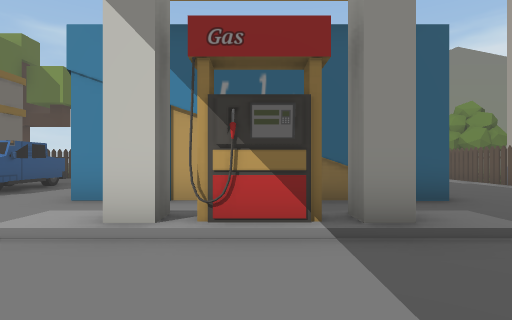
[1] (above)

22 first-person views from a walk through a 3-D level made in the Unity game engine. The camera is 1.4 m above the floor, looks level and sees 80° across. The floor is counted in squares, 2 m on a side. Each view is taken from the middle of a square. On the plan, view 1 faces up. The plan holds only what a view shows up to about 10 squares ahead; the rest is blank. The place goes on beyond the plan. The player character is not drawn.

[2]
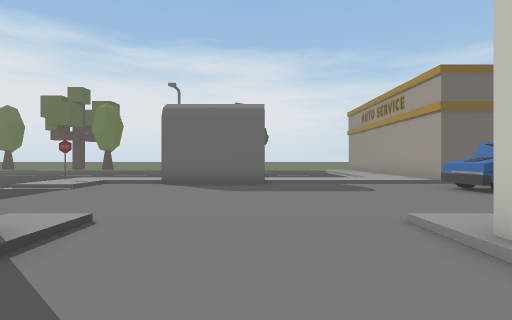

[3]
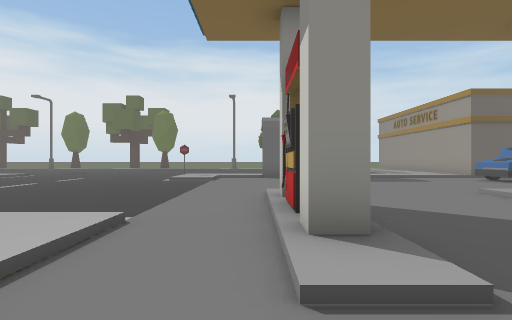

[4]
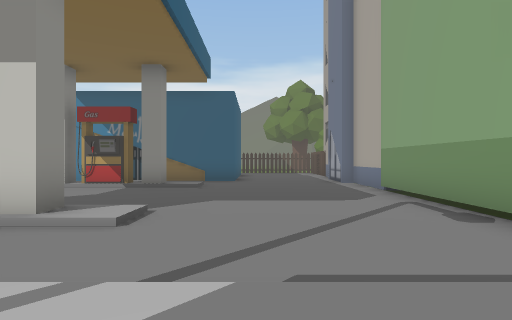

[5]
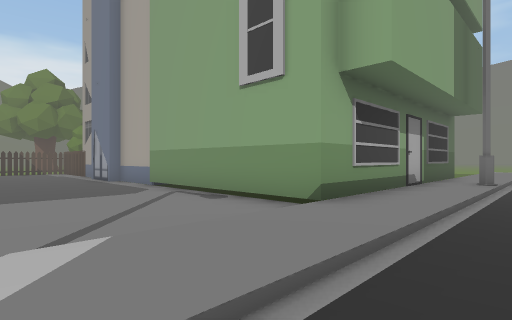

[6]
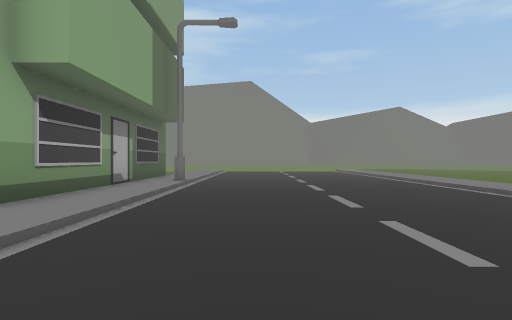

[7]
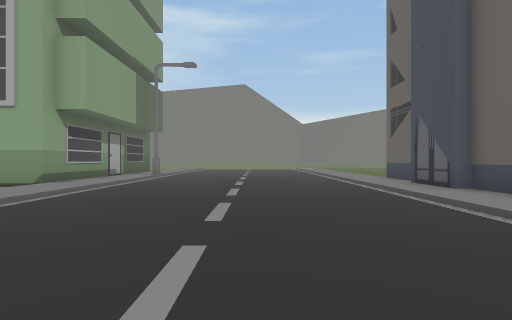

[8]
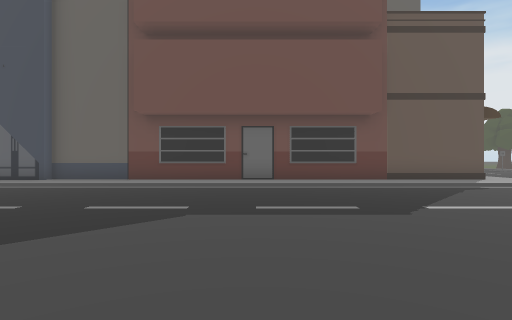

[9]
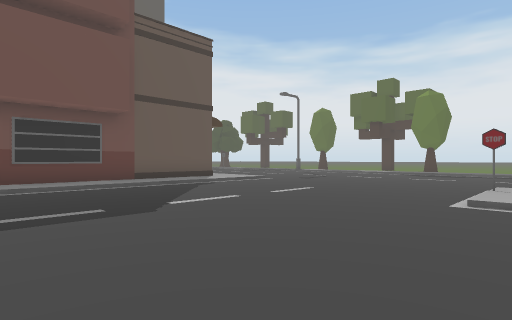

[10]
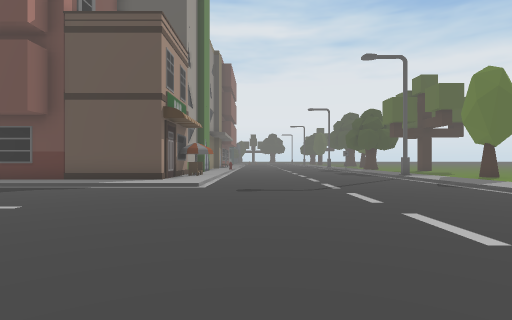

[11]
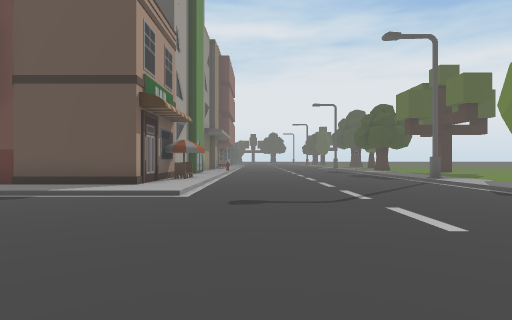

[12]
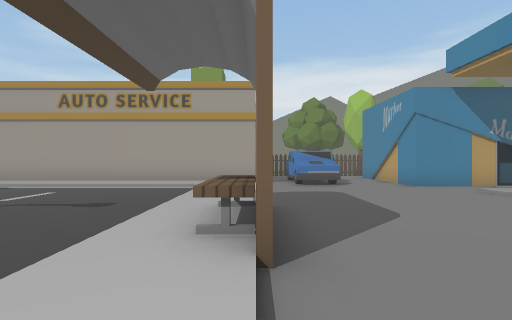

[13]
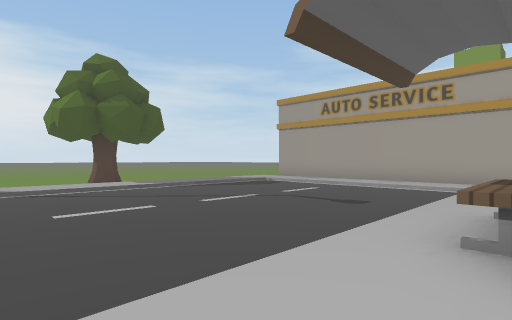

[14]
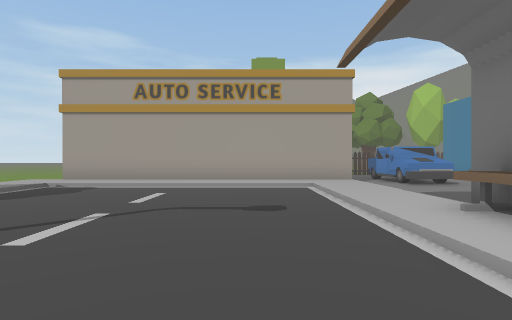

[15]
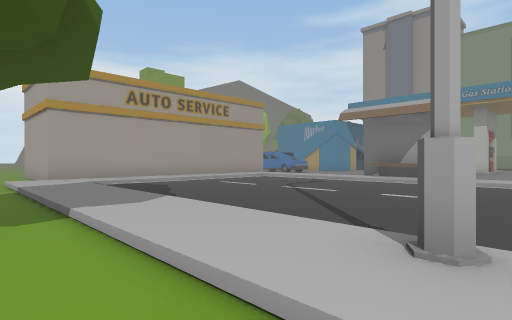

[16]
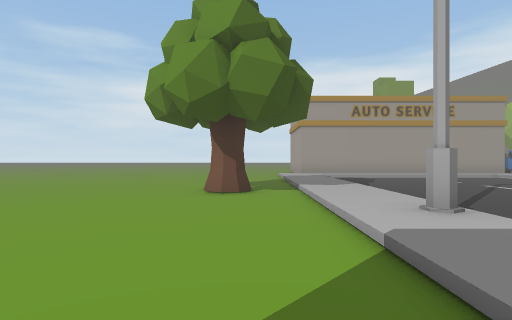

[17]
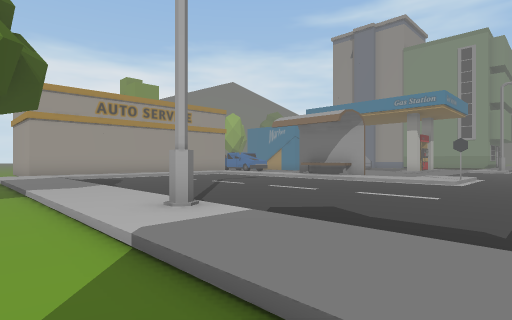

[18]
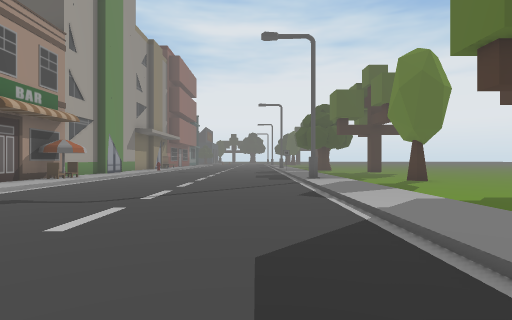

[19]
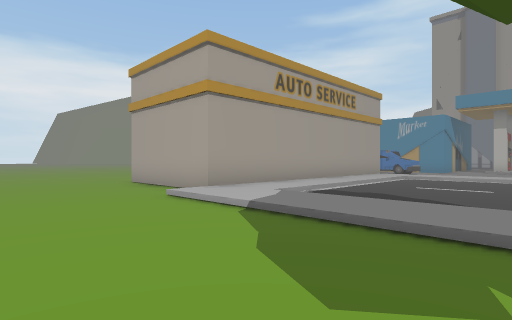

[20]
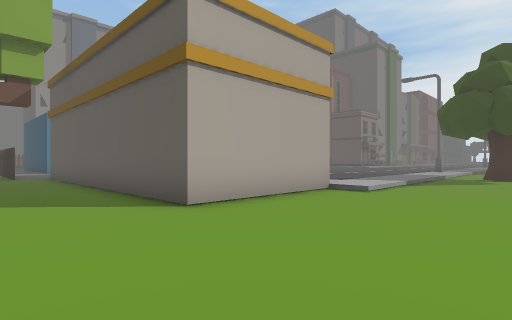

[21]
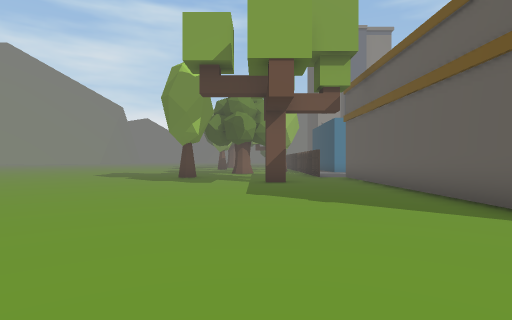

[22]
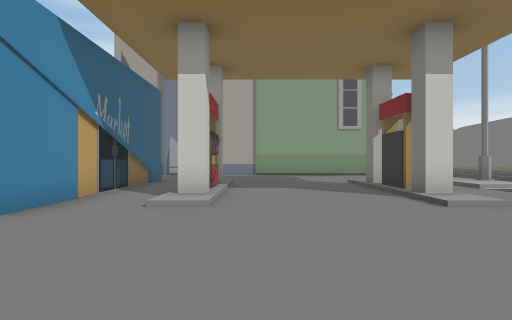

### Floor plan
Key: @ floor where view 1 was taken; # wall or solid block; . main floor; : floor 0.25 m higher than the main floor; / step, stairs or slope; B building; F fence; T truck; C chair; R tree; O other object.
Columns run from 21 left of view 1 to 13 right of it. Each row starts with its distance up from view 1.
 21          ...
 20         ....
 19        .....
 18      .......
 17     ........
 16    .........
 15   ..........
 14  ...........
 13 ...........R
 12 .............
 11 .............
 10 ....BBBB  BBBB             .F
  9 ....B        B..           .F
  8 ....B        B.T.         ..F
  7  ...BBBB   B B.T..       ...
  6 .../:::::::::/.T..#######..
  5 .../:///////:/..............B
  4 .../:.......:/..............B
  3 .../:.......:/.....:###:....B
  2 .../:.......:/..............B
  1 .../:.......:O..............B
  0 .R//:.......:O.......@......B
 -1 .../:.......:O...../###/....B
 -2 .../:.......:/...../////....B
 -3 .../#.......:/..............BBBBBBB
 -4 .../:.......:::.......:::::::::::::
 -5 .../:......./#/......./#/////////#/
 -6  ../:..............................
 -7   ./:..............................
 -8     :..............................
 -9    /:..............................
-10   ./:..............................
-11   ./:..............................
-12  ../:.......///////////////////////
-13 .../:.......:::::::::::::::::::::::
-14 .../:.......:###BBBBBBBBBBBBBBB
-15 .../:.......:#
-16  ../#.......C#

Where each view was taken, in squares from view 1:
view 1: 0 up, 0 right, facing up
view 2: 1 up, 1 right, facing left
view 3: 2 down, 4 right, facing left
view 4: 5 down, 4 right, facing up
view 5: 6 down, 3 right, facing up-right
view 6: 7 down, 3 right, facing right
view 7: 9 down, 1 left, facing right
view 8: 4 down, 1 left, facing down
view 9: 4 down, 1 left, facing down-left
view 10: 4 down, 11 left, facing down
view 11: 6 down, 11 left, facing down
view 12: 4 down, 8 left, facing up
view 13: 4 down, 8 left, facing up-left
view 14: 3 down, 11 left, facing up
view 15: 4 down, 19 left, facing up-right
view 16: 7 down, 19 left, facing up
view 17: 7 down, 19 left, facing up-right
view 18: 6 down, 15 left, facing down
view 19: 1 up, 21 left, facing up-right
view 20: 13 up, 21 left, facing down-right
view 21: 14 up, 20 left, facing right
view 22: 2 up, 7 left, facing right
